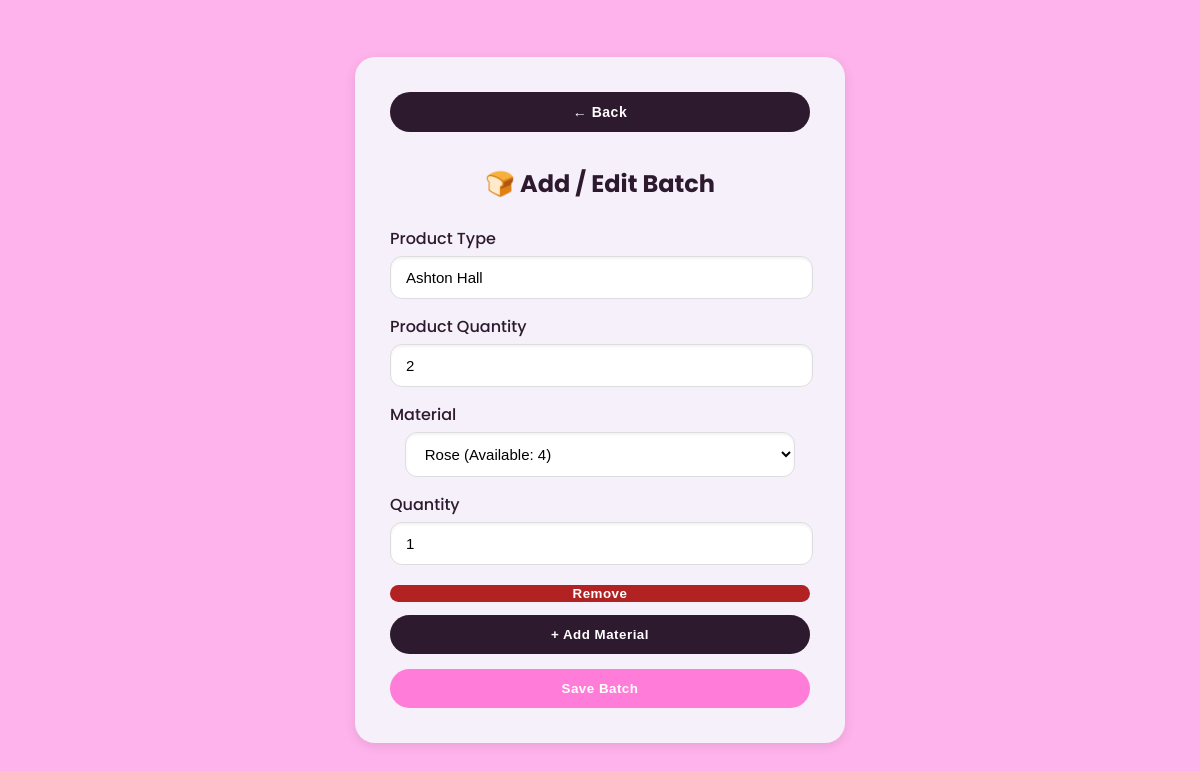
Screenshot of /add_batch.php?batch_id=858 (signed in) with the database file from the repository.
### tables this page shows
CREATE TABLE `batches` (
  `id` int(11) NOT NULL,
  `product_name` varchar(100) NOT NULL,
  `quantity` int(11) NOT NULL,
  `status` enum('scheduled','in_progress','completed') DEFAULT 'scheduled',
  `scheduled_at` timestamp NOT NULL DEFAULT current_timestamp(),
  `completed_at` timestamp NULL DEFAULT NULL,
  `is_deleted` tinyint(1) DEFAULT 0
);

CREATE TABLE `batch_materials` (
  `id` int(11) NOT NULL,
  `batch_id` int(11) NOT NULL,
  `stock_id` int(11) NOT NULL,
  `quantity_used` int(11) NOT NULL,
  `created_at` timestamp NOT NULL DEFAULT current_timestamp(),
  `quantity_reserved` int(11) DEFAULT 0
);

### add_batch.php (the view, shortened to what this page needs)
<?php
include 'backend/init.php';
$inventory_items = $conn->query("
    SELECT i.id, i.item_name, i.quantity - IFNULL(SUM(bm.quantity_reserved),0) AS available_quantity
    FROM inventory i
    LEFT JOIN batch_materials bm
        JOIN batches b ON bm.batch_id = b.id AND b.is_deleted = 0
        ON bm.stock_id = i.id
    GROUP BY i.id
")->fetch_all(MYSQLI_ASSOC);
$product_type_prefill = $_GET['product_name'] ?? '';
$quantity_prefill = $_GET['quantity'] ?? '';
$materials_prefill = [];
if (isset($_GET['batch_id'])) {
    $batch_id = intval($_GET['batch_id']);
    $matQuery = $conn->prepare("
        SELECT i.id as stock_id, i.item_name, bm.quantity_used
        FROM batch_materials bm
        JOIN inventory i ON bm.stock_id = i.id
        WHERE bm.batch_id = ?
    ");
    $matQuery->bind_param("i", $batch_id);
    $matQuery->execute();
    $materials_prefill = $matQuery->get_result()->fetch_all(MYSQLI_ASSOC);
    $batchInfo = $conn->query("SELECT product_name, quantity FROM batches WHERE id = $batch_id")->fetch_assoc();
    if ($batchInfo) {
        $product_type_prefill = $batchInfo['product_name'];
        $quantity_prefill = $batchInfo['quantity'];
    }
}
?>
<!DOCTYPE html>
<html lang="en">
<head>
    <link rel="stylesheet" href="css/add_batch.css">
</head>
<body>
    <div class="form-box">
        <button type="button" class="back-btn" onclick="window.location.href='production.php'">← Back</button>
        <h2>🍞 Add / Edit Batch</h2>
        <form id="batchForm" method="POST">
            <label>Product Type</label>
            <input type="text" name="product_type" value="<?php echo htmlspecialchars($product_type_prefill); ?>" required>
            <label>Product Quantity</label>
            <input type="text" name="batch_quantity" value="<?php echo htmlspecialchars($quantity_prefill); ?>" placeholder="Enter quantity" required>
            <div id="materialsContainer">
                <?php if ($materials_prefill): ?>
                    <?php foreach ($materials_prefill as $index => $mat): ?>
                        <div class="material-row">
                            <label>Material</label>
                            <select name="materials[<?php echo $index; ?>][id]" required>
                                <?php foreach ($inventory_items as $item): ?>
                                    <option value="<?php echo $item['id']; ?>" <?php echo ($item['id'] == $mat['stock_id']) ? 'selected' : ''; ?>>
                                        <?php echo htmlspecialchars($item['item_name']); ?> (Available: <?php echo max(0, $item['available_quantity']); ?>)
                                    </option>
                                <?php endforeach; ?>
                            </select>
                            <label>Quantity</label>
                            <input type="number" name="materials[<?php echo $index; ?>][quantity]" value="<?php echo htmlspecialchars($mat['quantity_used']); ?>" min="1" required>
                            <button type="button" class="removeMaterialBtn" style="background:#b22222;color:white;border:none;border-radius:40px;padding:1px 10px;margin-top:5px;cursor:pointer;">Remove</button>
                        </div>
                    <?php endforeach; ?>
                <?php endif; ?>
            </div>
            <button type="button" id="addMaterialBtn">+ Add Material</button>
            <button type="submit">Save Batch</button>
        </form>
    </div>

### css/add_batch.css (style rules this page uses)
:root { --bg: #ffb3ecff; --card: #f5f0fa; --primary: #2e1a2eff; --text: #000000ff; --shadow: 0 3px 12px rgba(0, 0, 0, 0.1); --accent: #ff7dd8; }
body { font-family: 'Poppins', sans-serif; background: var(--bg); min-height: 100vh; display: flex; justify-content: center; align-items: center; margin: 0; }
.form-box { background: var(--card); border-radius: 20px; box-shadow: var(--shadow); width: 420px; padding: 35px; text-align: center; animation: fadeIn 0.6s ease-in-out; }
h2 { color: var(--primary); margin-bottom: 25px; font-weight: 700; }
label { text-align: left; display: block; margin-bottom: 5px; font-weight: 500; color: var(--primary); }
input, select { width: 93%; padding: 12px 15px; margin-bottom: 15px; border: 1px solid #ddd; border-radius: 12px; font-size: 15px; background: white; transition: 0.3s; box-shadow: inset 0 2px 3px rgba(0, 0, 0, 0.05); }
button { width: 100%; padding: 12px; background: var(--accent); color: white; font-weight: 600; border: none; border-radius: 50px; cursor: pointer; transition: all 0.3s ease; letter-spacing: 0.5px; }
.back-btn { background: var(--primary); margin-bottom: 15px; font-size: 14px; }
.material-row { margin-bottom: 10px; }
#addMaterialBtn { margin-bottom: 15px; background: var(--primary); width: 100%; }

### rows the page displays
batches: product_type "Ashton Hall", batch_quantity "2"
batch_materials: quantity_used "1"

### other values shown
form field value "Rose (Available: 4)"
